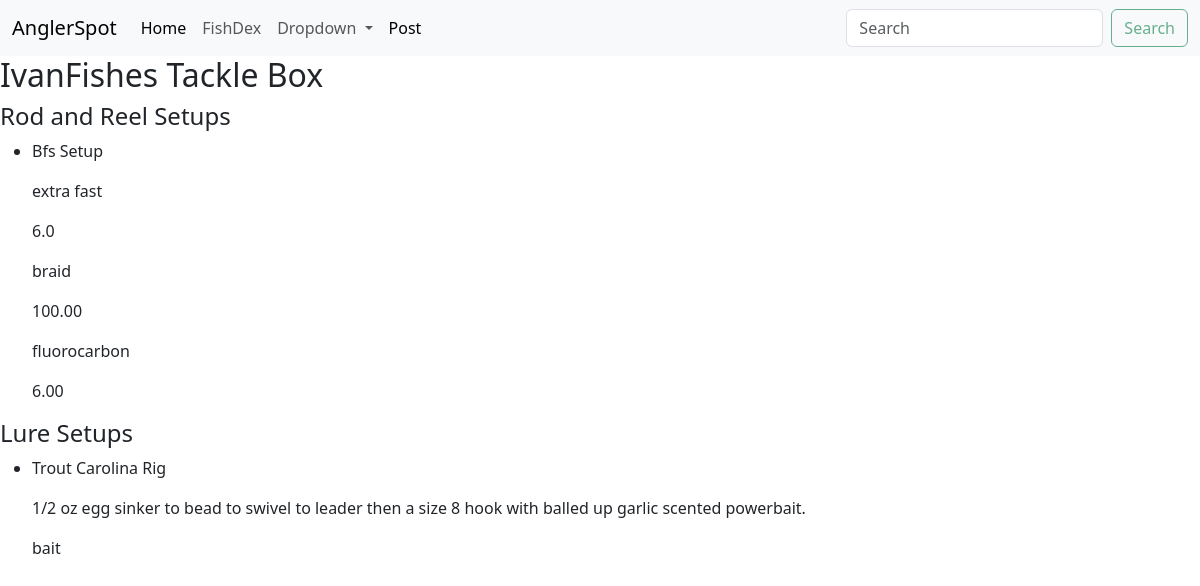
The page /tackle/1 (signed in) on the database its author committed.
### angler/models/user.py (models this page shows, shortened)
class User(AbstractUser):
    is_private = models.BooleanField(default=False)
    points = models.PositiveIntegerField(default=0) #previous idea have a cap on points validators=[MaxValueValidator(5000)]
    @property
    def get_profile_name(self):
        return Profile.objects.get(user=self).profile_name

class Profile(models.Model):
    user = models.OneToOneField(User, on_delete=models.CASCADE)
    profile_image = models.ImageField(default='default_profile_img.jpg', upload_to='profile_img/', null=False, blank=True)
    profile_name = models.CharField(max_length=16, blank=True)
    bio = models.TextField(max_length=500, blank=True)

### angler/models/tackle.py (models this page shows, shortened)
class RodAndReel(models.Model):
    LINE_CHOICES = (('monofilament', 'Mono'),
                     ('fluorocarbon', 'Flouro'),
                       ('braid', 'Braid'))
    REEL_CHOICES = (('spinning','Spinning'),
                     ('baitcaster','Baitcaster'),
                       ('spincast','Spincast'), ('fly', 'Fly'),
                         ('conventional', 'Conventional'))
    ROD_ACTION_CHOICES = (('slow','Slow'),
                          ('medium', 'Medium'),
                          ('fast', 'Fast'),
                          ('extra fast', 'Extra Fast'))
    name = models.CharField(max_length=100)
    user = models.ForeignKey(User, on_delete=models.CASCADE)
    rod_action = models.CharField(max_length=100, choices=ROD_ACTION_CHOICES)
    rod_length = models.DecimalField(default=6, max_digits=3, decimal_places=1)
    line = models.CharField(max_length=100, choices=LINE_CHOICES)
    line_length = models.DecimalField(max_digits=5, decimal_places=2, null=True, blank=True)
    leader = models.CharField(max_length=100, choices=LINE_CHOICES, null=True, blank=True)
    leader_length = models.DecimalField(max_digits=5, decimal_places=2, null=True, blank=True)

class Lure(models.Model):
    LURE_CHOICES = (('bait', 'Bait'),
                     ('lure', 'Lure'))
    user = models.ForeignKey(User, on_delete=models.CASCADE)
    name = models.CharField(max_length=100)
    description = models.TextField(max_length=500)
    lure_type = models.CharField(max_length=100, choices=LURE_CHOICES)
    live_bait = models.BooleanField(default=False)
    trailer = models.CharField(max_length=100, null=True, blank=True)

### angler/views/tackle.py (the view)
# urls.py: path('tackle/<int:user_id>', TackleView.as_view(), name='tackle'),
class TackleView(LoginRequiredMixin, View):
    login_url = '/login/'
    def get(self, request, user_id):
        user = User.objects.get(id=user_id)
        rod_and_reels = RodAndReel.objects.filter(user=user)
        lures = Lure.objects.filter(user=user)
        context ={'user':user,
                   'rod_and_reels':rod_and_reels,
                     'lures':lures}
        return render(request, 'angler/tackle.html', context)

### angler/templates/angler/tackle.html (shortened to what this page needs)
{% extends 'angler/base.html'%}
{% block content %}
<body>
    <h2>{{ user.get_profile_name }} Tackle Box</h2>
        {% if rod_and_reels %}
        <h4>Rod and Reel Setups</h4>
            <ul>
                {% for rod_and_reel in rod_and_reels %}
                <li>
                    <p>{{rod_and_reel.name}}</p>
                    <p>{{rod_and_reel.rod_action}}</p>
                    <p>{{rod_and_reel.rod_length}}</p>
                    <p>{{rod_and_reel.line}}</p>
                    <p>{{rod_and_reel.line_length}}</p>
                    <p>{{rod_and_reel.leader}}</p>
                    <p>{{rod_and_reel.leader_length}}</p>
                </li>
                {% endfor %}
            </ul>
        {% endif %}
        {% if lures %}
        <h4>Lure Setups</h4>
            <ul>
                {% for lure in lures %}
                <li>
                    <p>{{lure.name}}</p>
                    <p>{{lure.description}}</p>
                    <p>{{lure.lure_type}}</p>
                </li>
                {% endfor %}
            </ul>
        {% endif %}
</body>
{% endblock %}

### rows shown on the page
User: get_profile_name "IvanFishes"
RodAndReel: name "Bfs Setup", rod_action "extra fast", rod_length "6.0", line "braid", line_length "100.00", leader "fluorocarbon", leader_length "6.00"
Lure: name "Trout Carolina Rig", description "1/2 oz egg sinker to bead to swivel to leader then a size 8 hook with balled up garlic scented powerbait.", lure_type "bait"
